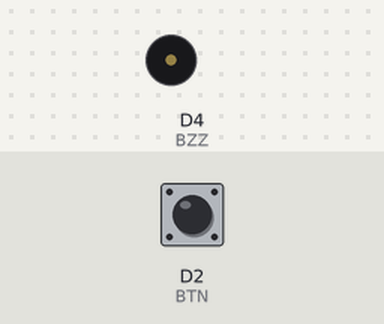
Bench run of a sketch on a simulated ESP8266 (NodeMCU). Shown: buzzer (waves = sounding). Inputs (shaded band) come from the test bench; at power-on: D2 (BTN) LOW.

Above: at 1.2 s.
1.3 s: D2 (BTN) pulled HIGH for 1 s
At 1.54 s:
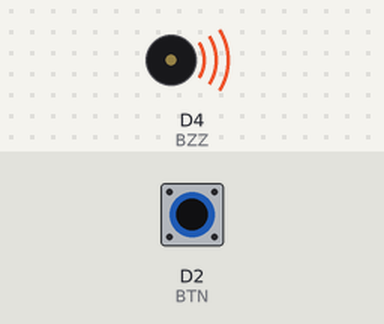
4.3 s: D2 (BTN) pulled HIGH for 0.15 s
At 7.2 s:
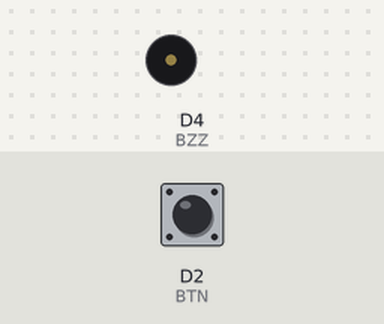
7.4 s: D2 (BTN) pulled HIGH for 3.2 s
At 8.4 s:
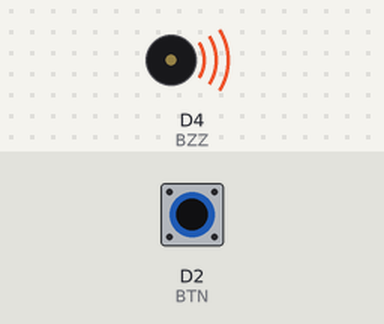
Timing chart, 0 to 12.4 s (numbered marks = the images above; inputs shaded):
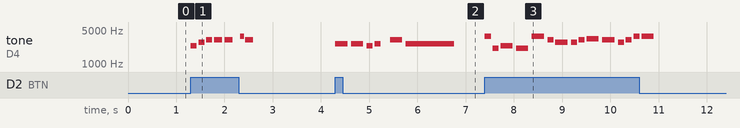

Measured:
- after the input at 1.3 s, tone on D4 (BZZ): plays 2349 Hz for 0.12 s, 2793 Hz for 0.12 s, 3135 Hz for 0.12 s, 3135 Hz for 0.17 s, 3135 Hz for 0.17 s, 3728 Hz for 0.08 s … (7 notes in this stretch), starting at once
- after the input at 4.3 s, tone on D4 (BZZ): plays 2637 Hz for 0.25 s, 2637 Hz for 0.25 s, 2349 Hz for 0.12 s, 2637 Hz for 0.12 s, 3135 Hz for 0.25 s, 2637 Hz for 1.0 s, starting at once
- after the input at 7.4 s, tone on D4 (BZZ): plays 3728 Hz for 0.12 s, 2093 Hz for 0.12 s, 2349 Hz for 0.25 s, 2093 Hz for 0.25 s, 3728 Hz for 0.25 s, 3135 Hz for 0.12 s … (15 notes in this stretch), starting at once

The sketch:

particlejukbox_btnonly.ino
```cpp
#define BTN D2
#define BZZ D4

////////////////// PARTICLE JUKEBOX ~ BUTTON ONLY VERSION //////////////////

/*
    For a better understanding of how the jukebox works,
    I have separated the Particle.function from the button.

    This sketch is the "button only" version

    If you would like to use both at the same time,
    please refer to particlejukebox.ino in this repo. :)

    You can find me on Github @jakewantulok
*/

////////////////// 🎹 //////////////////

// Scale = 440hz * 4
// lowercase = regular, uppercase = sharp
int a = 1760;
int A = 1864.66;
int b = 1975.54;
int c = 2093;
int C = 2217.46;
int d =  2349.32;
int D = 2489.02;
int e =  2637.02;
int f =  2793.82;
int F = 2959.96;
int g =  3135.96;
int G = 3322.44;

////////////////// SETLIST //////////////////

/*
    Tune 0 = "Pokémon"
    Tune 1 = "Kim Possible"
    Tune 2 = "Power Rangers"
    Tune 3 = "Sesame Street"
    Tune 4 = "Smooth Criminal"
    Tune 5 = "Star Wars"
    Tune 6 = "Indiana Jones"
    Tune 7 = "Mario Bros"
    Tune 8 = "Legend of Zelda"
    Tune 9 = "Door Knock"
*/

int tune = 0; // default tune for first press

// "PO - KE - MON!"
int pokemon[] =    {d,f,g};
int pokemonSeq[] = {8,8,8};

// "Call me, beep me, if you wanna reach me..."
int kimPossible[] =    {g,g, 0,A*2,g};
int kimPossibleSeq[] = {6,6,12, 12,6};

// It's mighty morphin time!
int pwrRangers[] =    {e,e,d,e,0,g,e};
int pwrRangersSeq[] = {4,4,8,8,8,4,1};

// "LET ME TELL YOU HOW TO GET, HOW TO GET TO SESAME STREET"
int sesameStreet[] =    {A*2,c,d,c,A*2,g,f,f,g,G,g,f,g,A*2,A*2};
int sesameStreetSeq[] = {  8,8,4,4,  4,8,4,8,8,4,4,8,8,  8,  4};

// No, this was NOT written by Alien Antfarm
int smoothCriminal[] =    { a, a, a, a, g, a, b, b, a, b, c, c, c, c, b, g/2};
int smoothCriminalSeq[] = {12,12,12,12,12,12,12, 3,12,12,12, 3,12,12,12,   3};

// Just waiting for the movie to start...
int starWars[] =    {g/2,g/2,g/2,c,g,f,e,d,c*2,g,f,e,d,c*2,g,f,e,f,d};
int starWarsSeq[] = {  4,  4,  4,1,1,4,4,4,  1,1,4,4,4,  1,1,4,4,4,1};

// "I HATE SNAKES"
int indianaJones[] =    {d,D,f,A*2,d,f,D};
int indianaJonesSeq[] = {4,8,8,  1,4,8,1};

// We all know this one
int mario[] =    {e,e,e,d,e,g,0,g/2};
int marioSeq[] = {8,8,4,8,4,4,4,  4};

// No, the green dude is NOT Zelda
int legendOfZelda[] =    { a,e/2, 0,g/2, a, b, c, d, e, e, d, e, f, g,a*2,A*2,A*2,A*2,a*2,0,g,0,a*2,f,e};
int legendOfZeldaSeq[] = { 6,  3,12, 12,12,12,12,12,12, 1,12,12,12,12, 12, 12,  1,  8,  8,8,8,0,  4,8,4};

// I don't know how else to knock apparently
int doorKnock[] =    {e, f, c,d,e,0,d,e};
int doorKnockSeq[] = {8,16,16,8,8,8,8,8};

////////////////// JUKEBOX //////////////////

int jukebox(int melody [], int melodySeq [], int length) {

    for (int note = 0; note < length; note++) {
      int duration = 1000/melodySeq[note];
      tone(BZZ, melody[note], duration);
      delay(duration * 1.30);
    }
    tune++; // next tune
}

////////////////// SETUP //////////////////

void setup() {
    pinMode(BTN, INPUT);
    pinMode(BZZ, OUTPUT);
}

////////////////// BUTTON LOOP //////////////////

void loop() {
    if (digitalRead(BTN) == HIGH) {
        if (tune == 0) {
            jukebox(pokemon, pokemonSeq, 3);
        } else if (tune == 1) {
            jukebox(kimPossible, kimPossibleSeq, 5);
        } else if (tune == 2) {
            jukebox(pwrRangers, pwrRangersSeq, 7);
        } else if (tune == 3) {
            jukebox(sesameStreet, sesameStreetSeq, 15);
        } else if (tune == 4) {
            jukebox(smoothCriminal, smoothCriminalSeq, 16);
        } else if (tune == 5) {
            jukebox(starWars, starWarsSeq, 19);
        } else if (tune == 6) {
            jukebox(indianaJones, indianaJones, 7);
        } else if (tune == 7) {
            jukebox(mario, marioSeq, 8);
        } else if (tune == 8) {
            jukebox(legendOfZelda, legendOfZelda, 25);
        } else {
            jukebox(doorKnock, doorKnockSeq, 8);
            tune = 0; // resets to the first tune
        }
    }
}
```
